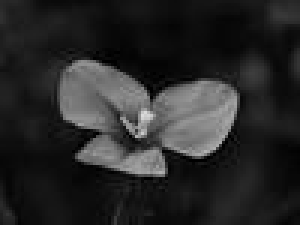
#> input picture Images/flower_100.jpg, 100 x 75 px, found by its file name (shown 3 times larger)
$ python GrayscaleImageDenoiser.py
#> lines starting #> are read from the running program, lines starting #| are printed output that depends on the picture; after the words box and inside, x2 and y2 are one past the last pixel; in counts of white or black regions, pixels touching at a corner belong together
#> further down, image is the input picture: shape (75, 100); min 0, max 218, mean 40
### GrayscaleImageDenoising/Noiser.py
import numpy as np

def noise_gaussian(image, loc=0.0, scale=10.0):
#> called with loc = 0, scale = 10
    noised_image = image + np.random.normal(loc, scale, image.shape)
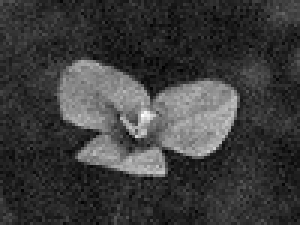
#> noised_image: shape (75, 100) float64 (shown 3 times larger); min -20.79, max 235.5, mean 39.9; drawn with min black and max white
    return np.array(np.clip(noised_image, 0, 255), dtype=int)
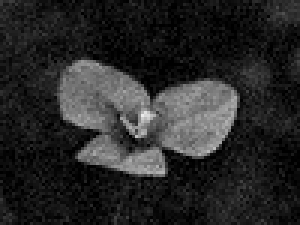
#> returned value: shape (75, 100) int64 (shown 3 times larger); min 0, max 235, mean 39.7

def noise_laplace(image, loc=0.0, scale=1.0):
#> called with loc = 0, scale = 10
    noised_image = image + np.random.laplace(loc, scale, image.shape)
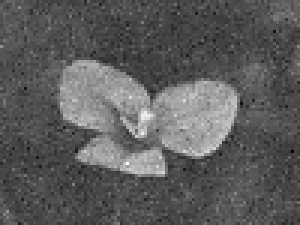
#> noised_image: shape (75, 100) float64 (shown 3 times larger); min -77.08, max 245.9, mean 39.8; drawn with min black and max white
    return np.array(np.clip(noised_image, 0, 255), dtype=int)
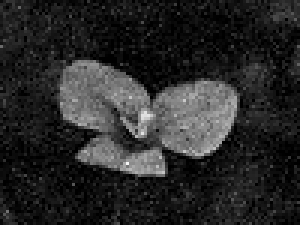
#> returned value: shape (75, 100) int64 (shown 3 times larger); min 0, max 245, mean 40.1

def noise_salt_and_pepper(image, probability):
#> called with probability = 0.05
    noised_image = image.copy()

    for y in range(image.shape[0]):
        for x in range(image.shape[1]):
            rnd_uniform = np.random.random()

            if rnd_uniform < probability:
                noised_image[y][x] = 0

            elif rnd_uniform > 1 - probability:
                noised_image[y][x] = 255
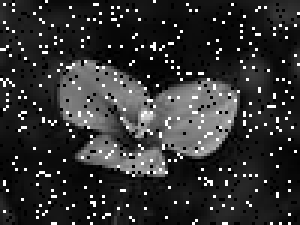
#> noised_image: shape (75, 100) (shown 3 times larger); 10.85% of pixels changed, all inside (x1, y1, x2, y2) = (0, 0, 100, 75)

    return noised_image

### GrayscaleImageDenoising/MaxFlow.py
import maxflow
import numpy as np
from Edger import get_neighbours_shift, set_edge_weight, get_edge_weight


class MaxFlow():
    def __init__(self, noised_image, lamda, sigma, iterations):
        # Parameters
#> called with lamda = 2, sigma = 10, iterations = 1
        self.l = lamda
        self.s = sigma
        self.iterations = iterations

        # Image
        self.noised = noised_image
        self.denoised = noised_image.copy()
        self.height, self.width = noised_image.shape
#> self.height = 75; self.width = 100

        # Alpha expansion
        self.nodes = np.zeros((self.height, self.width, 2))
        self.edges = np.zeros((self.height, self.width, 16))
        self.labels = [k for k in range(256)]
        self.kk_weight = None
        self.compute_nodes_weights()
        self.a = None

    def compute_nodes_weights(self):
        weights = np.zeros((256, 256))
        for y in range(256):
            for x in range(256):
                weights[y, x] = (y - x)**2
        self.kk_weight = weights

    def update_alpha(self):
        """ sets random alpha from current labels list and removes from it """
        self.a = np.random.choice(self.labels)
        self.labels.remove(self.a)

    def edge_weight(self, k, k_):
        return self.l * np.log((1 + self.kk_weight[k, k_]) / (2 * self.s**2))

    def set_graph_weights(self):
        self.nodes = np.zeros((self.height, self.width, 2))
        self.edges = np.zeros((self.height, self.width, 16))

        for y in range(self.height):
            for x in range(self.width):
                k = self.denoised[y,x]


                self.nodes[y, x, 0] = self.kk_weight[self.noised[y, x], k]
                self.nodes[y, x, 1] = self.kk_weight[self.noised[y, x], self.a]

                nbs = get_neighbours_shift(self.height, self.width, y, x)
                # print(x, y)
                for nb in nbs:
                    k_ = self.denoised[y + nb[0], x + nb[1]]
                    # 0 - 0: k - k`
                    set_edge_weight(self.edges, y, x, nb[0], nb[1], 0, 0,
                                    self.edge_weight(k, k_))
                    # print(get_edge_weight(self.edges, y, x, nb[0], nb[1], 0, 0))
                    # 0 - 1: k - alpha
                    set_edge_weight(self.edges, y, x, nb[0], nb[1], 0, 1,
                                    self.edge_weight(k, self.a))
                    # 1 - 0: aplha - k`
                    set_edge_weight(self.edges, y, x, nb[0], nb[1], 1, 0,
                                    self.edge_weight(self.a, k_))
                    # 1 - 1: aplha - aplha
                    set_edge_weight(self.edges, y, x, nb[0], nb[1], 1, 1,
                                    self.edge_weight(self.a, self.a))

    # [30 lines left out: function null_paraller_edges, not called in this run]

    def aplha_max_flow(self):
        self.set_graph_weights()
        self.null_paraller_edges()

        g = maxflow.Graph[float]()
        nodeids = g.add_grid_nodes((self.height, self.width))
        for y in range(self.height):
            for x in range(self.width):
                # add edges
                nbs = get_neighbours_shift(self.height, self.width, y, x)
                for nb in nbs:
                    ny = y + nb[0]
                    nx = x + nb[1]
                    edge_0_1 = get_edge_weight(self.edges, y, x, nb[0], nb[1],
                                               0, 1)
                    edge_1_0 = get_edge_weight(self.edges, y, x, nb[0], nb[1],
                                               1, 0)

                    g.add_edge(nodeids[y, x], nodeids[ny, nx], edge_0_1,
                               edge_1_0)
                # add vertices
                g.add_tedge(nodeids[y, x], self.nodes[y, x, 0],
                            self.nodes[y, x, 1])

        # MaxFlow
        g.maxflow()
        segments = g.get_grid_segments(nodeids)

        # denoising
        for y in range(self.height):
            for x in range(self.width):
                if np.int_(np.logical_not(segments[y, x])) == 1:
                    # print(self.a)
                    self.denoised[y, x] = self.a

    def alpha_expansion(self):
        for i in range(self.iterations):
            print("Iteration: ", i + 1)

            self.labels = [k for k in range(256)]
            while len(self.labels) > 0:
                self.update_alpha()
                print("Alphas left {0}, selected value: {1}".format(
                    len(self.labels), self.a))
                self.aplha_max_flow()

        return self.denoised

### GrayscaleImageDenoising/Edger.py
import numpy as np

b2 = {
    (0, 1): 0,
    (0, -1): 1,
    (1, 0): 2,
    (-1, 0): 3
}

def get_edge_index(ar, y, x, dy, dx, m1, m2):
    # dx, dy are either -1 or 1
    # if dx != 0 then dy == 0 and vice versa
    # m1, m2 are either 0 or 1

    h = ar.shape[0]
    w = ar.shape[1]

    if (dx < 0 and x == 0) or (dy < 0 and y == 0) or (dx > 0 and x == w - 1) or (dy > 0 and y == h - 1):
            print(y, x, dy, dx,  m1, m2)
            return None
    global b2
    b0 = m1
    b1 = m2
    return (b0 << 0) | (b1 << 1) | (b2[(dy, dx)] << 2)


# [5 lines left out: function get_edge_weight, not called in this run]


def set_edge_weight(ar, y, x, dy, dx, m1, m2, value):
    idx = get_edge_index(ar, y, x, dy, dx, m1, m2)
    if idx:
        z = idx
        ar[y, x, z] = value


def get_neighbours_shift(h, w, py, px):
    #           y   x
    # left:   ( 0, -1 )
    # up:     (-1,  0 )
    # right:  ( 0,  1 )
    # bottom: ( 1,  0 )

    neighbours = []
    for nb in [(0, -1), (-1, 0), (0, 1), (1, 0)]:
        if px + nb[1] >= 0 and px + nb[1] < w and py + nb[0] >= 0 and py + nb[
                0] < h:
            neighbours.append(nb)
    return neighbours

# [68 lines that do not run on import are left out]


### GrayscaleImageDenoising/GrayscaleImageDenoiser.py
from PIL import Image

from Plotter import plot
from Noiser import *
from MaxFlow import MaxFlow

if __name__ == "__main__":
    input_image_path = "Images/flower_100.jpg"

    # Parameters
    lamda = 2.
    sigma = 10.
    number_of_iterations = 1

    #-- gaussian noise
    loc_gaussian = 0.
    scale_gaussian = 10.

    #-- laplacian noise
    loc_laplace = 0.
    scale_laplace = 10.

    #-- salt and pepper noise
    sp_probability = 0.05

    image = np.asarray(Image.open(input_image_path).convert('L'))

    noised_gaussian = noise_gaussian(image, loc_gaussian, scale_gaussian)
    noised_laplace = noise_laplace(image, loc_laplace, scale_laplace)
    noised_salt_and_pepper = noise_salt_and_pepper(image, sp_probability)

    max_flow = MaxFlow(noised_gaussian, lamda, sigma, number_of_iterations)
#> (the run stopped early here; a loop or call above may not have finished)
